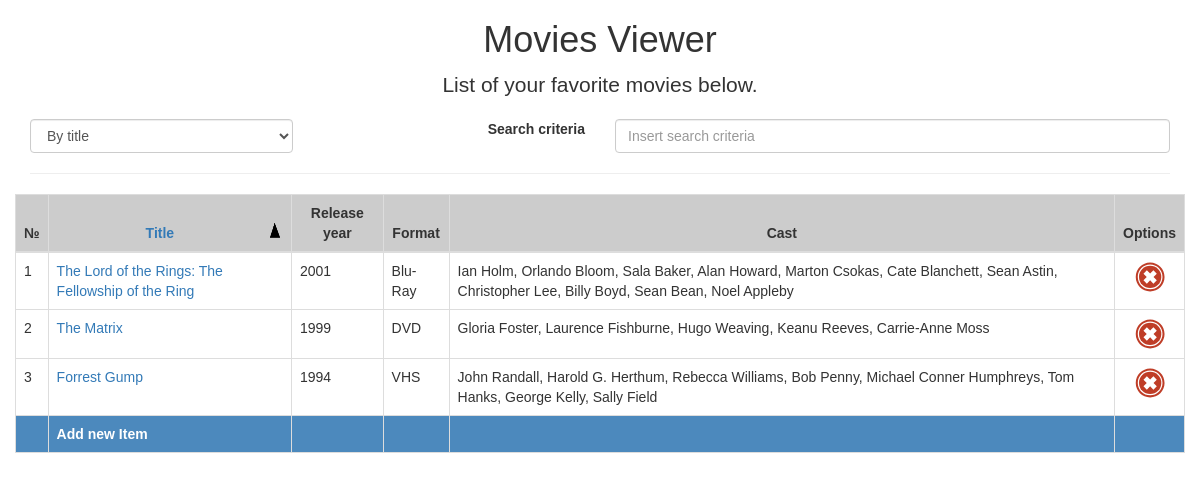
The page / on the database its author committed.
### tables this page shows
CREATE TABLE `info` (
  `id` int(11) NOT NULL AUTO_INCREMENT,
  `title` varchar(100) NOT NULL,
  `year` int(11) NOT NULL,
  `format` varchar(10) NOT NULL,
  PRIMARY KEY (`id`)
);

### inc/database.class.php (called while the page is built, shortened)
<?php
class database{
	private static $instance;
	private $conn;
	static function getInstance(){
		if(!self::$instance){
			self::$instance = new self();
		}
		return self::$instance;
	}
	function connect($host,$user,$pass,$dbName){
		$this->host = $host;
		$this->user = $user;
		$this->pass = $pass;
		$this->dbName = $dbName;
		try {
		    $this->conn = new PDO("mysql:host=$this->host;dbname=$this->dbName", $this->user, $this->pass);
		    $this->conn->setAttribute(PDO::ATTR_ERRMODE, PDO::ERRMODE_EXCEPTION);
		} catch(PDOException $e) {
		    echo "Connection failed: " . $e->getMessage();
		}
	}
	public function select($sql){
		$query = $this->conn->query($sql);
		$result = $query->fetchAll(PDO::FETCH_ASSOC);
		return $result;
	}
}

### inc/db.php (called while the page is built, shortened)
<?php
include("database.class.php");
$db = database::getInstance();

### inc/functions.php (the view, shortened to what this page needs)
<?php
function get_table_rows($db,$where="",$sort=""){
	$sql = "SELECT info.id,title,format,year,
			  		GROUP_CONCAT(CONCAT(name,' ',surname) SEPARATOR ', ') AS actors
			  		FROM cast
			  		INNER JOIN info
			  		ON info.id=cast.info_id ".
			  		$where
			  		." GROUP BY info_id".
			  		$sort;
	$select = $db->select($sql);
	foreach ($select as $row) {
		    $output .= "<tr>
			  	<td>".$row['id']."</td>
			  	<td><a href='detail.php?id=".$row['id']."'>".$row["title"]."</a></td>
			  	<td>".$row["year"]."</td>
			  	<td>".$row["format"]."</td>
			  	<td>".$row["actors"]."</td>
			  	<td><a href='delete.php?id=".$row['id']."'>
			  			<img src='img/1453586210_17.svg' alt='Delete button' id='delete-".$row['id']."'>
			  		</a>
			  	</td>
			  </tr>";
		}
	return $output;
}
function where($title,$actor){
	if(isset($title)){
		$where = "WHERE title LIKE '%".$title."%'";
	} else if(isset($actor)){
		$where = "WHERE name LIKE '%".$actor."%' OR surname LIKE '%".$actor."%'";
	} else {
		$where = "";
	}
	return $where;
}
function sortQuery($sort){
	if(isset($sort)){
		$result = " ORDER BY title ".$sort." ";
	} else {
		$result = "";
	}
	return $result;
}

### inc/header.php (shortened to what this page needs)
<!DOCTYPE html>
<html lang="en">
  <head>
    <link rel="stylesheet" href="css/bootstrap.min.css">
	<link rel="stylesheet" href="css/main.css">
  </head>

### index.php (shortened to what this page needs)
<?php
include("inc/db.php");
include("inc/functions.php");
include("inc/header.php");
$where = where($_GET['title'],$_GET['actor']);
$sort = sortQuery($_GET['sort']);
?>
  <body>
  	<div class="container">
      <div class="row">
        <h1 class="text-center">Movies Viewer</h1>
        <p class="lead text-center">List of your favorite movies below.</p>
		<div class="form-group search-box">
			<div class="col-sm-3">
				<select class="form-control" id="select">
					<option value="title">By title</option>
				</select>
			</div>
			<label for="search" class="col-sm-3 control-label text-right">Search criteria</label>
			<div class="col-sm-6">
			    <input type="text" class="form-control" id="search" placeholder="Insert search criteria">
			</div>
		</div>
	  </div>
	  <hr>
	  <div class="row">
        <table class="table table-hover table-bordered">
		  <thead>
			  <tr>
			  	<th>№ </th>
			  	<th><a href="index.php?sort=<?php if(!isset($_GET["sort"])||$_GET["sort"]=="ASC"){
			  											echo "DESC";
			  											$sortDirection = "up";
			  										}else if($_GET["sort"]=="DESC"){
			  											echo "ASC";
			  											$sortDirection = "down";
			  										}?>">Title&nbsp;<span class="arrow <?php echo $sortDirection; ?>"></span>
			  										</a></th>
			  	<th>Release year</th>
			  	<th>Format</th>
			  	<th>Cast</th>
			  	<th>Options</th>
			  </tr>
		  </thead>
		  <tbody>
			  <?php
			  	echo get_table_rows($db,$where,$sort);
			  ?>
			  <tr class="row-add-item">
			  	<td></td>
			  	<td><a href="add.php">Add new Item</a></td>
			  	<td></td>
			  	<td></td>
			  	<td></td>
			  	<td></td>
			  </tr>
		  </tbody>
		</table>
      </div>
    </div>
  </body>
</html>

### css/main.css (style rules this page uses)
body { font-family: Verdana,Helvetica,Tahoma,Arial,sans-serif; font-size: 14px; line-height: 1.42857143; color: #333; background-color: #fff; }
th { text-align: center; background-color: #ccc; }
.arrow { background-image: url("../img/arrows_sm.jpg"); overflow: hidden; width: 16px; height: 16px; float: right; background-size:16px 32px; }
td img { width: 32px; height: 32px; display: block; margin: 0 auto; }
.row-add-item { background-color: #4C89BD !important; }
.row-add-item a,.row-add-item a:hover, .row-add-item a:active,.row-add-item a:link, .row-detete-item a,.row-detete-item a:hover, .row-detete-item a:active,.row-detete-item a:link { color:#fff; font-weight: bold; }

### rows shown on the page
info: id "1", title "The Lord of the Rings: The Fellowship of the Ring", year "2001", format "Blu-Ray", actors "Ian Holm, Orlando Bloom, Sala Baker, Alan Howard, Marton Csokas, Cate Blanchett, Sean Astin, Christopher Lee, Billy Boyd, Sean Bean, Noel Appleby"
info: id "2", title "The Matrix", year "1999", format "DVD", actors "Gloria Foster, Laurence Fishburne, Hugo Weaving, Keanu Reeves, Carrie-Anne Moss"
info: id "3", title "Forrest Gump", year "1994", format "VHS", actors "John Randall, Harold G. Herthum, Rebecca Williams, Bob Penny, Michael Conner Humphreys, Tom Hanks, George Kelly, Sally Field"
